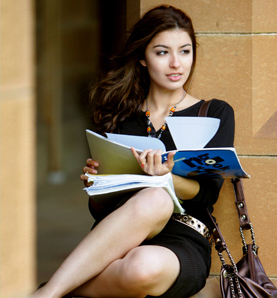
%> input picture Small_Dataset/Full/Full_Dataset/0520962400.jpg, 277 x 298 px; its folder holds 3 pictures in this run
$ octave create_dataset_ale_viviani.m   (GNU Octave 9; MATLAB toolbox functions it lacks are replaced by stand-ins)
%> lines starting %> are read from the running program, lines starting %| are printed output that depends on the picture; in (x1, y1, x2, y2) boxes, pixels count from 0 and x2, y2 are one past the last pixel; in counts of white or black regions, pixels touching at a corner belong together; the program's own positions count from 1
% Program using imageDatastore

clear;
close all;

% Directory with sub directories:
DatasetPath = fullfile('C:\Users\mangi\Documents\Github\Invisible-Person-skin-detection-\Small_Dataset\Full' );
imds = imageDatastore(DatasetPath, 'IncludeSubfolders',true,'LabelSource','foldernames');

% Number of images
num_images = numel(imds.Files)/2;

% Arrays to store pixel values (later will delete rows not used)
skin_pixels = zeros(250000 * num_images,3);
not_skin_pixels = zeros(250000 * num_images,3);
tot_rows = 0; % useful later to fill the arrays

fprintf('Done with initialization \n');

% im_gt = image ground truth   im_o = image original with colors
for i = 1:num_images
    im_gt = imread(imds.Files{i}) > 0.1; % Ground Truth boolean image
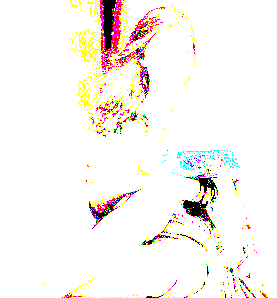
%> im_gt: size 298x277x3 logical; mean R, G, B 0.974, 0.959, 0.938
    im_gt = im_gt(:,:,1);
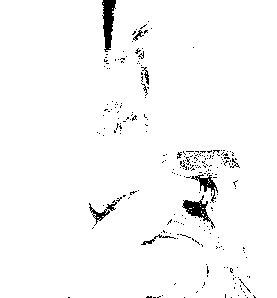
%> im_gt: size 298x277 logical; 97.4% white; 246 black regions (236 under 20 px), largest, box (x1, y1, x2, y2) and area: (102, 0, 116, 52) 451, (182, 195, 215, 229) 346, (191, 174, 218, 203) 219
    im_o = im2double(imread(imds.Files{i+num_images})); % Original image
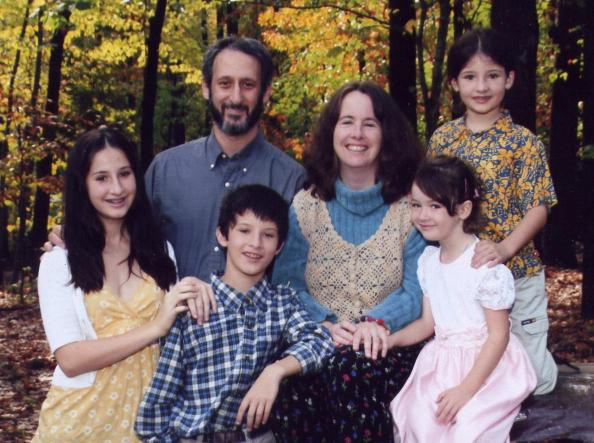
%> input picture Small_Dataset/Full/Full_Dataset/2007_family.jpg, 594 x 443 px
    im_o_R = im_o(:,:,1);
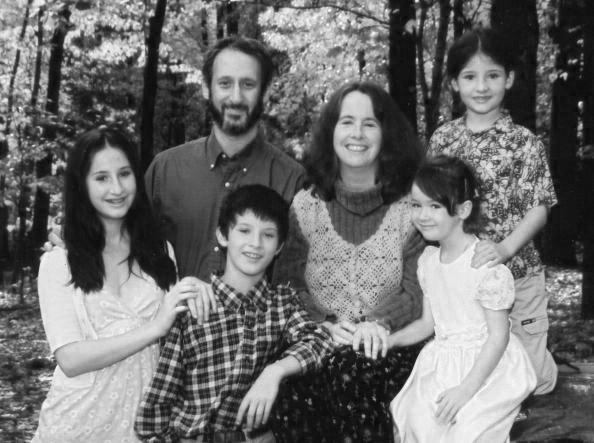
%> im_o_R: size 443x594 double; min 0.0118, max 1, mean 0.43
    im_o_G = im_o(:,:,2);
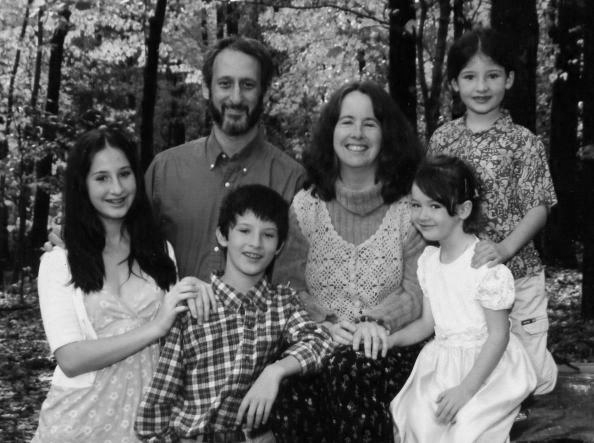
%> im_o_G: size 443x594 double; min 0, max 0.961, mean 0.373
    im_o_B = im_o(:,:,3);
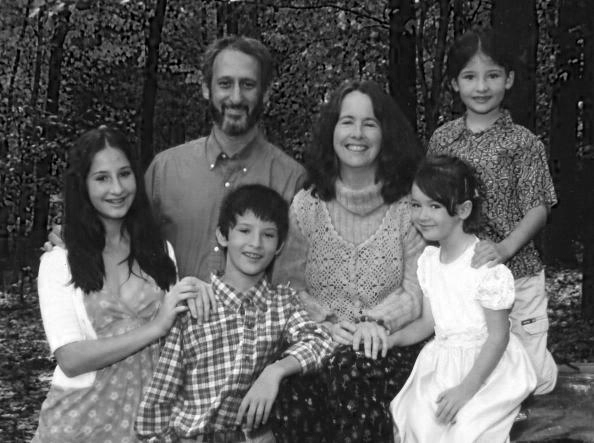
%> im_o_B: size 443x594 double; min 0, max 1, mean 0.369

    % Find skin pixels
%> (the run ends here)
